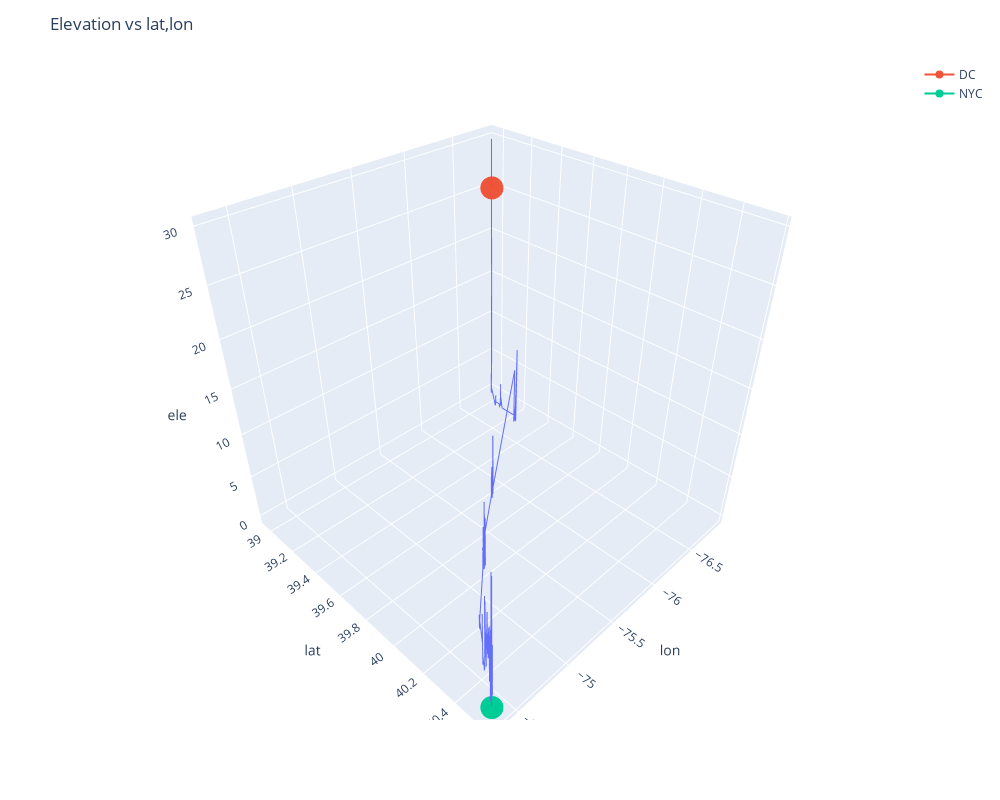

Here is the notebook cell this chart was saved with:
### Markdown cell above
Plotting again, only taking into account positive elevation.

### Code cell
gpxDFElevationAbove0 = gpxDF[gpxDF['ele'] >= 0] 
fig = px.line_3d(gpxDFElevationAbove0, x="lon", y="lat", z="ele")
fig.add_trace(go.Scatter3d(
    x = [gpxDFElevationAbove0['lon'].iloc[0]], 
    y = [gpxDFElevationAbove0['lat'].iloc[0]],
    z = [gpxDFElevationAbove0['ele'].iloc[0]],
    name = 'DC'
))

fig.add_trace(go.Scatter3d(
    x = [gpxDFElevationAbove0['lon'].iloc[-1]], 
    y = [gpxDFElevationAbove0['lat'].iloc[-1]],
    z = [gpxDFElevationAbove0['ele'].iloc[-1]],
    name = 'NYC'
))

fig.update_layout(
    title = "Elevation vs lat,lon",
    width=1000,
    height=800,
)
fig.show()

### Figure 1 — Plotly figure (JSON) as saved in the notebook; plotly's stock layout.template omitted (floating-point values rounded to 4 significant figures; data arrays with more than 128 entries replaced by an {"elided": "..."} marker saying what was removed)
{"data": [{"hovertemplate": "lon=%{x}<br>lat=%{y}<br>ele=%{z}<extra></extra>", "legendgroup": "", "line": {"color": "#636efa", "dash": "solid"}, "mode": "lines", "name": "", "scene": "scene", "showlegend": false, "type": "scatter3d", "x": {"elided": "956 float values"}, "y": {"elided": "956 float values"}, "z": {"elided": "956 float values"}}, {"name": "DC", "type": "scatter3d", "x": [-76.86], "y": [38.96], "z": [24.9]}, {"name": "NYC", "type": "scatter3d", "x": [-74.33], "y": [40.56], "z": [0.7815]}], "layout": {"height": 800, "legend": {"tracegroupgap": 0}, "margin": {"t": 60}, "scene": {"domain": {"x": [0, 1], "y": [0, 1]}, "xaxis": {"title": {"text": "lon"}}, "yaxis": {"title": {"text": "lat"}}, "zaxis": {"title": {"text": "ele"}}}, "title": {"text": "Elevation vs lat,lon"}, "width": 1000}}
